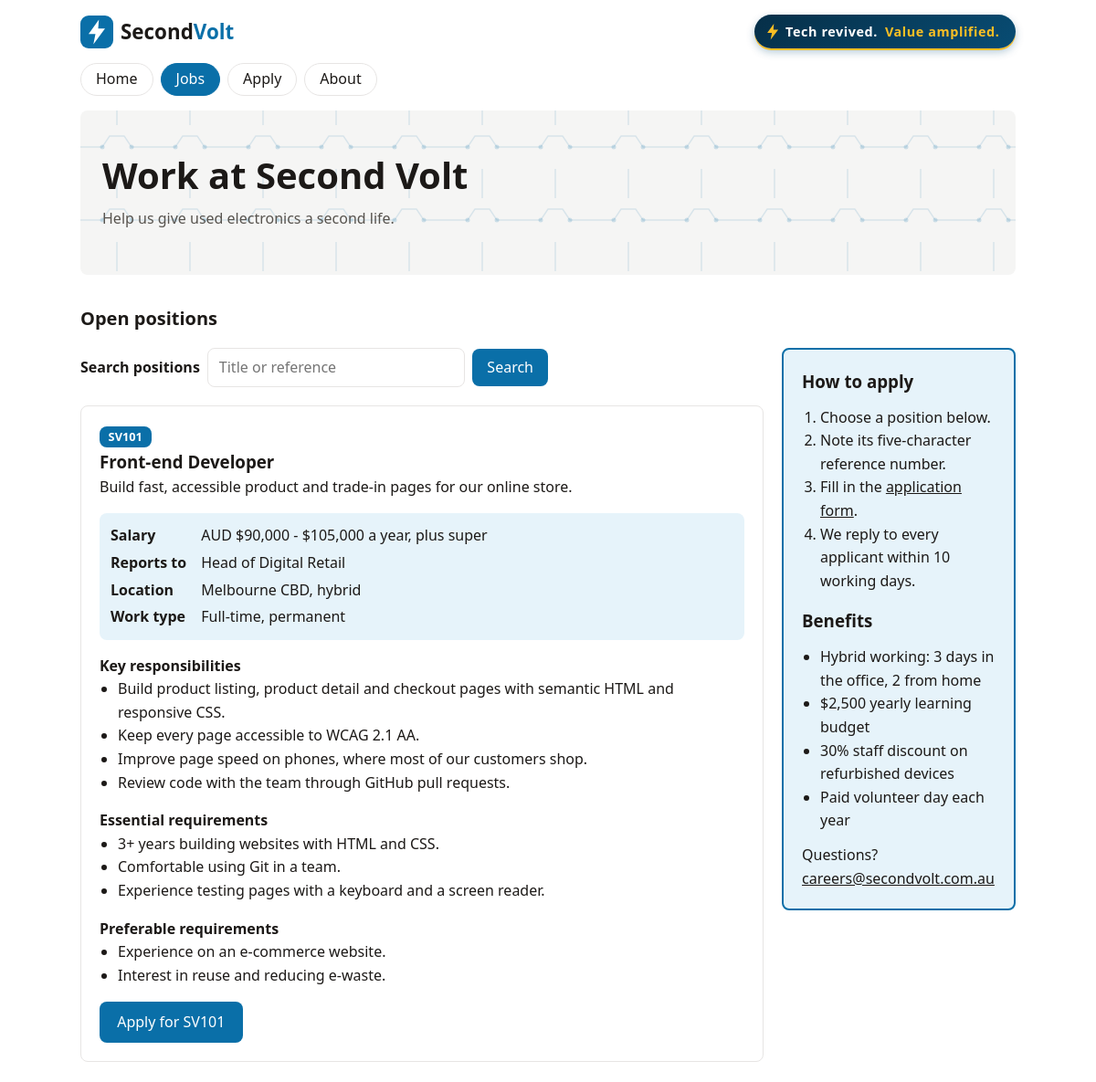
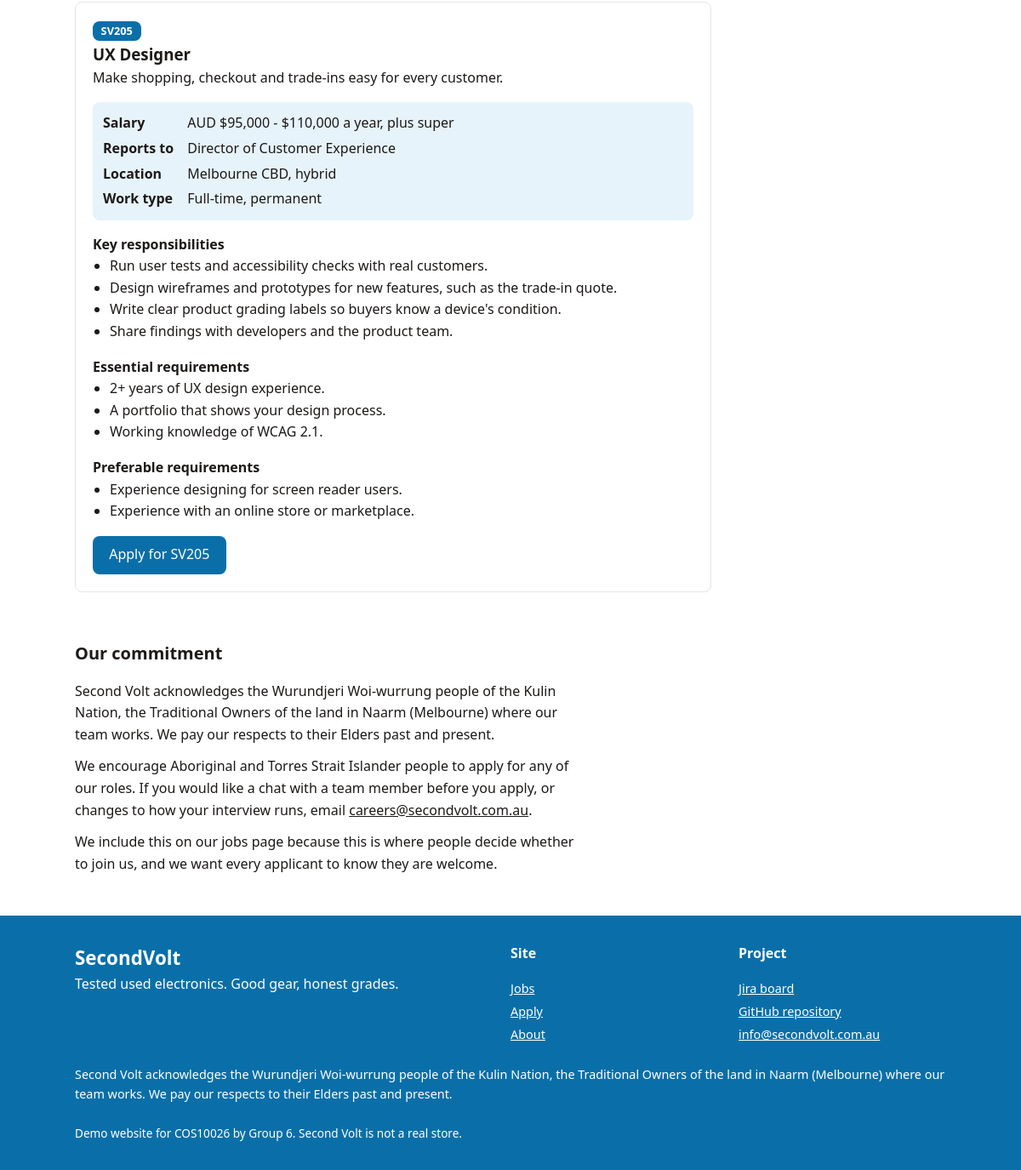
Page /project2/jobs.php on the committed database (2 pictures, top to bottom).
### tables this page shows
CREATE TABLE IF NOT EXISTS jobs (
    ref             VARCHAR(5)   NOT NULL PRIMARY KEY,
    title           VARCHAR(100) NOT NULL,
    summary         VARCHAR(255) NOT NULL,
    salary          VARCHAR(100) NOT NULL,
    reports_to      VARCHAR(100) NOT NULL,
    location        VARCHAR(100) NOT NULL,
    work_type       VARCHAR(100) NOT NULL,
    responsibilities TEXT        NOT NULL,
    essential       TEXT         NOT NULL,
    preferable      TEXT         NOT NULL
);

### project2/jobs.php (the view, shortened to what this page needs)
<?php $current_page = 'jobs'; ?>
<?php
require 'settings.php';
$search = isset($_GET['q']) ? trim($_GET['q']) : '';
$jobs = [];
$conn = @mysqli_connect($host, $user, $pwd, $dbname);
if (!$conn) {
    $db_error = 'Sorry, the job list is not available right now.';
} else {
    $like = '%' . $search . '%';
    $stmt = mysqli_prepare($conn, 'SELECT ref, title, summary, salary, reports_to, location, work_type, responsibilities, essential, preferable FROM jobs WHERE ref LIKE ? OR title LIKE ? OR summary LIKE ? ORDER BY ref');
    mysqli_stmt_bind_param($stmt, 'sss', $like, $like, $like);
    mysqli_stmt_execute($stmt);
    $jobs = mysqli_fetch_all(mysqli_stmt_get_result($stmt), MYSQLI_ASSOC);
}
function print_items($text) {
    foreach (explode("
", $text) as $line) {
        if (trim($line) !== '') {
            echo '          <li>' . htmlspecialchars($line) . "</li>
";
        }
    }
}
?>
<!DOCTYPE html>
<html lang="en">
<head>
  <link rel="stylesheet" href="styles/style.css">
</head>
<body>
<?php include 'header.inc'; ?>
  <main id="main">
    <section class="container hero" aria-labelledby="page-title">
      <h1 id="page-title">Work at Second Volt</h1>
      <p style="color: var(--muted);">Help us give used electronics a second life.</p>
    </section>
    <section class="container section jobs" aria-labelledby="jobs-title">
      <h2 id="jobs-title">Open positions</h2>
      <aside class="jobs-aside" aria-labelledby="apply-steps-title">
        <h3 id="apply-steps-title">How to apply</h3>
        <ol>
          <li>Choose a position below.</li>
          <li>Note its five-character reference number.</li>
          <li>Fill in the <a href="apply.php">application form</a>.</li>
          <li>We reply to every applicant within 10 working days.</li>
        </ol>
        <h3>Benefits</h3>
        <ul>
          <li>Hybrid working: 3 days in the office, 2 from home</li>
          <li>$2,500 yearly learning budget</li>
          <li>30% staff discount on refurbished devices</li>
          <li>Paid volunteer day each year</li>
        </ul>
        <p>Questions? <a href="mailto:careers@secondvolt.com.au">careers@secondvolt.com.au</a></p>
      </aside>
      <form class="search job-search" action="jobs.php" method="get" role="search">
        <label for="q">Search positions</label>
        <input id="q" name="q" type="search" value="<?php echo htmlspecialchars($search); ?>" placeholder="Title or reference">
        <button type="submit">Search</button>
      </form>
<?php foreach ($jobs as $job): $id = 'job-' . strtolower($job['ref']); ?>
      <section class="job" aria-labelledby="<?php echo htmlspecialchars($id); ?>">
        <p class="job-ref"><span class="visually-hidden">Reference number: </span><?php echo htmlspecialchars($job['ref']); ?></p>
        <h3 id="<?php echo htmlspecialchars($id); ?>"><?php echo htmlspecialchars($job['title']); ?></h3>
        <p><?php echo htmlspecialchars($job['summary']); ?></p>
        <dl class="job-facts">
          <dt>Salary</dt><dd><?php echo htmlspecialchars($job['salary']); ?></dd>
          <dt>Reports to</dt><dd><?php echo htmlspecialchars($job['reports_to']); ?></dd>
          <dt>Location</dt><dd><?php echo htmlspecialchars($job['location']); ?></dd>
          <dt>Work type</dt><dd><?php echo htmlspecialchars($job['work_type']); ?></dd>
        </dl>
        <h4>Key responsibilities</h4>
        <ul>
<?php print_items($job['responsibilities']); ?>
        </ul>
        <h4>Essential requirements</h4>
        <ul>
        </ul>
        <h4>Preferable requirements</h4>
        <ul>
        </ul>
        <a class="button" href="apply.php">Apply for <?php echo htmlspecialchars($job['ref']); ?></a>
      </section>
<?php endforeach; ?>
    </section>
    <section class="container section commitment" aria-labelledby="commitment-title">
      <h2 id="commitment-title">Our commitment</h2>
      <p>Second Volt acknowledges the Wurundjeri Woi-wurrung people of the Kulin Nation, the Traditional Owners of the land in Naarm (Melbourne) where our team works. We pay our respects to their Elders past and present.</p>
      <p>We encourage Aboriginal and Torres Strait Islander people to apply for any of our roles. If you would like a chat with a team member before you apply, or changes to how your interview runs, email <a href="mailto:careers@secondvolt.com.au">careers@secondvolt.com.au</a>.</p>
      <p>We include this on our jobs page because this is where people decide whether to join us, and we want every applicant to know they are welcome.</p>
    </section>
  </main>
<?php include 'footer.inc'; ?>
</body>
</html>

### project2/header.inc (shortened to what this page needs)
  <header class="site-header">
    <div class="container header-row">
      <a class="logo" href="index.php"><img src="images/logo.svg" width="36" height="36" alt=""><span class="logo-text">Second<span>Volt</span></span></a>
      <p class="header-tagline">Tech revived. <span>Value amplified.</span></p>
    </div>
<?php include 'nav.inc'; ?>
  </header>

### project2/nav.inc
<?php
$menu = [
    'index' => 'Home',
    'jobs'  => 'Jobs',
    'apply' => 'Apply',
    'about' => 'About',
];
?>
    <nav class="container main-nav" aria-label="Main">
      <ul>
<?php foreach ($menu as $page => $label): ?>
        <li><a href="<?php echo $page; ?>.php"<?php echo ($page === $current_page) ? ' aria-current="page"' : ''; ?>><?php echo $label; ?></a></li>
<?php endforeach; ?>
      </ul>
    </nav>

### project2/footer.inc
<footer class="site-footer">
  <div class="container footer-grid">
    <div>
      <p class="logo">SecondVolt</p>
      <p>Tested used electronics. Good gear, honest grades.</p>
    </div>
    <nav aria-label="Site pages">
      <h2>Site</h2>
      <ul>
        <li><a href="jobs.php">Jobs</a></li>
        <li><a href="apply.php">Apply</a></li>
        <li><a href="about.php">About</a></li>
      </ul>
    </nav>
    <nav aria-label="Project">
      <h2>Project</h2>
      <ul>
        <li><a href="https://zinbattle3.atlassian.net/jira/software/projects/GROUP6/boards/2/backlog">Jira board</a></li>
        <li><a href="https://github.com/thanh-chuong-trinh/kmcc-assignment2">GitHub repository</a></li>
        <li><a href="mailto:info@secondvolt.com.au">info@secondvolt.com.au</a></li>
      </ul>
    </nav>
  </div>
  <p class="container acknowledgement">Second Volt acknowledges the Wurundjeri Woi-wurrung people of the Kulin Nation, the Traditional Owners of the land in Naarm (Melbourne) where our team works. We pay our respects to their Elders past and present.</p>
  <p class="container copyright">Demo website for COS10026 by Group 6. Second Volt is not a real store.</p>
</footer>

### project2/styles/style.css (style rules this page uses)
:root { --ink: #1c1917; --muted: #57534e; --line: #e7e5e4; --accent: #0a6fa8; --accent-soft: #e6f3fa; --radius: 8px; }
*, *::before, *::after { box-sizing: border-box; }
body { margin: 0; font-family: system-ui, sans-serif; line-height: 1.6; color: var(--ink); }
ul { margin: 0; padding: 0; list-style: none; }
h1, h2, h3, p { margin: 0; }
a { color: inherit; }
.container { width: min(100% - 2rem, 64rem); margin-inline: auto; }
.header-row { display: grid; gap: 0.75rem; padding-block: 1rem; align-items: center; }
.logo { display: inline-flex; gap: 0.5rem; align-items: center; font-size: 1.4rem; font-weight: 600; text-decoration: none; }
.logo span { color: var(--accent); }
.logo .logo-text { color: inherit; }
.search { display: flex; gap: 0.5rem; }
.search input { flex: 1; min-width: 0; padding: 0.5rem 0.75rem; font: inherit; border: 1px solid var(--line); border-radius: var(--radius); }
.search button { padding: 0.5rem 1rem; font: inherit; color: #fff; background: var(--accent); border: 0; border-radius: var(--radius); cursor: pointer; }
.button { display: inline-block; padding: 0.6rem 1.2rem; color: #fff; background: var(--accent); border-radius: var(--radius); text-decoration: none; }
.hero { display: grid; gap: 0.75rem; justify-items: start; padding-block: 3rem; background-color: #f5f5f4; background-image: url("images/hero-pattern.svg"); padding-inline: 1.5rem; border-radius: var(--radius); }
h1 { font-size: clamp(1.75rem, 5vw, 2.5rem); line-height: 1.15; }
.section { padding-top: 2rem; }
h2 { font-size: 1.25rem; margin-bottom: 1rem; }
.main-nav ul { display: flex; gap: 0.5rem; padding-bottom: 1rem; overflow-x: auto; }
.main-nav a { display: block; padding: 0.25rem 1rem; text-decoration: none; border: 1px solid var(--line); border-radius: 999px; white-space: nowrap; }
.main-nav a[aria-current="page"] { color: #fff; background: var(--accent); border-color: var(--accent); }
.jobs { display: flow-root; }
.jobs-aside { padding: 1.25rem; margin-bottom: 1.5rem; background: var(--accent-soft); border: 2px solid var(--accent); border-radius: var(--radius); }
.jobs-aside > * + * { margin-top: 0.75rem; }
.jobs-aside ul, .jobs-aside ol, .job ul { padding-left: 1.25rem; list-style: revert; }
.jobs-aside a { overflow-wrap: anywhere; }
.job { padding: 1.25rem; margin-bottom: 1.5rem; border: 1px solid var(--line); border-radius: var(--radius); }
.job h4 { margin: 1rem 0 0; }
.job-facts { display: grid; grid-template-columns: auto 1fr; gap: 0.25rem 1rem; padding: 0.75rem; margin: 1rem 0; background: var(--accent-soft); border-radius: var(--radius); }
.job-facts dt { font-weight: 600; }
.job-facts dd { margin: 0; }
.job .button { margin-top: 1rem; }
.commitment { clear: both; }
.commitment p { max-width: 65ch; }
.commitment p + p { margin-top: 0.75rem; }
.header-tagline { display: inline-flex; gap: 0.5rem; align-items: center; justify-self: start; padding: 0.45rem 1.1rem 0.45rem 0.9rem; font-size: 0.9rem; font-weight: 700; letter-spacing: 0.04em; color: #ffffff; background: linear-gradient(135deg, #062f48, #084c73); border-radius: 999px; box-shadow: 0 2px 0 #fbbf24, 0 4px 10px rgba(8, 76, 115, 0.3); }
.header-tagline::before { content: ""; flex: 0 0 auto; width: 0.75rem; height: 1.1rem; background: #fbbf24; clip-path: polygon(60% 0, 0 58%, 42% 58%, 30% 100%, 100% 38%, 56% 38%); }
.header-tagline span { color: #fbbf24; }
@media (min-width: 48em) { .header-tagline { justify-self: end; } }
.job-search { align-items: center; margin-bottom: 1.25rem; max-width: 32rem; }
.job-search label { font-weight: 600; }
.site-footer { margin-top: 3rem; padding-block: 2rem; color: #fff; background: var(--accent); }
.footer-grid { display: grid; gap: 1.5rem; }
.site-footer h2 { font-size: 1rem; }
.site-footer li { font-size: 0.9rem; }
.site-footer li + li { margin-top: 0.25rem; }
.acknowledgement { margin-top: 1.5rem; font-size: 0.9rem; }
.copyright { margin-top: 1.5rem; font-size: 0.85rem; }
@media (min-width: 48em) { .header-row { grid-template-columns: auto 1fr; gap: 2rem; } }
@media (min-width: 48em) { .footer-grid { grid-template-columns: 2fr 1fr 1fr; } }
@media (min-width: 64em) { .jobs-aside { float: right; width: 25%; margin-left: 2%; } }
@media (min-width: 64em) { .job { width: 73%; } }

### project2/jobs.php (style rules this page uses)
.job-ref { display: inline-block; padding: 0.1rem 0.6rem; color: #fff; background: var(--accent); border-radius: var(--radius); font-size: 0.8rem; font-weight: 600; }

### rows in the picture
jobs: ref "SV101", title "Front-end Developer", summary "Build fast, accessible product and trade-in pages for our online store.", salary "AUD $90,000 - $105,000 a year, plus super", reports_to "Head of Digital Retail", location "Melbourne CBD, hybrid", work_type "Full-time, permanent", responsibilities "Build product listing, product detail and checkout pages with semantic HTML and responsive CSS.", responsibilities "Keep every page accessible to WCAG 2.1 AA.", responsibilities "Improve page speed on phones, where most of our customers shop.", responsibilities "Review code with the team through GitHub pull requests.", essential "3+ years building websites with HTML and CSS.", essential "Comfortable using Git in a team.", essential "Experience testing pages with a keyboard and a screen reader.", preferable "Experience on an e-commerce website.", preferable "Interest in reuse and reducing e-waste."
jobs: ref "SV205", title "UX Designer", summary "Make shopping, checkout and trade-ins easy for every customer.", salary "AUD $95,000 - $110,000 a year, plus super", reports_to "Director of Customer Experience", location "Melbourne CBD, hybrid", work_type "Full-time, permanent", responsibilities "Run user tests and accessibility checks with real customers.", responsibilities "Design wireframes and prototypes for new features, such as the trade-in quote.", responsibilities "Write clear product grading labels so buyers know a device's condition.", responsibilities "Share findings with developers and the product team.", essential "2+ years of UX design experience.", essential "A portfolio that shows your design process.", essential "Working knowledge of WCAG 2.1.", preferable "Experience designing for screen reader users.", preferable "Experience with an online store or marketplace."

### other values in the picture
$label "Home"
$label "Jobs"
$label "Apply"
$label "About"
